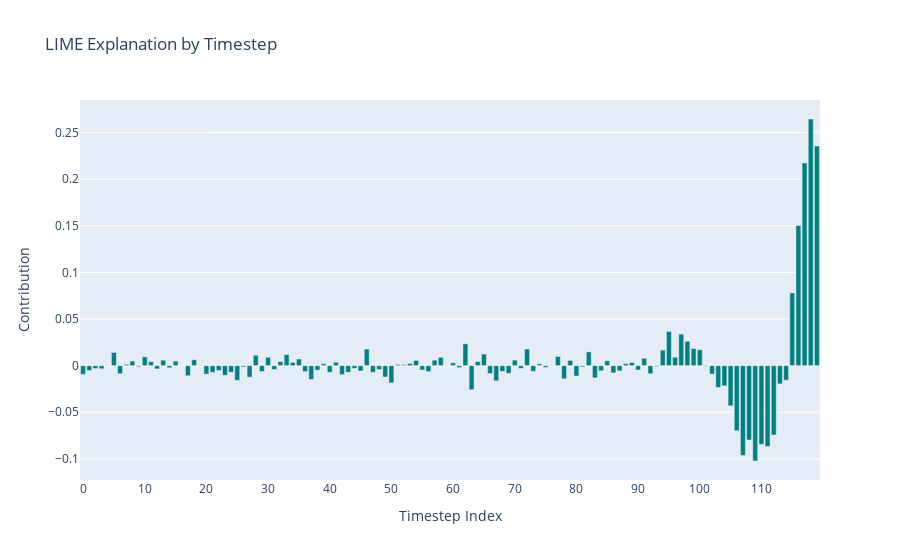

This figure's notebook cell:
### Code cell
# X_train and X_test have shape (n_samples, 120, 1)
# Reshape to 2D: each sample becomes a 1D vector with 120 timesteps.
X_train_2d = X_train.reshape(X_train.shape[0], -1)  # (n_train, 120)

# Create a feature name list for each timestep:
feature_names = [f"timestep_{i}" for i in range(120)]

# Initialize the LIME explainer for regression.
explainer_lime = LimeTabularExplainer(
    training_data=X_train_2d,
    feature_names=feature_names,
    mode='regression',
    discretize_continuous=True #For tabular data this is recommended to be True, however as this is time series data where each feature is a timestep and therefore are all in the same range, we set it to False
)

# Example: Explain a single instance from the test set

X_test_2d = X_test.reshape(X_test.shape[0], -1)     # (n_test, 120)
instance = X_test_2d[0]  # A 1D vector of shape (120,)

# Generate a LIME explanation for the selected instance.
# 'num_features' controls how many timesteps (features) will be shown in the explanation.
explanation = explainer_lime.explain_instance(instance, predict_wrapper_lstm, num_features=120)

# Get the LIME explanation as a list of tuples:
lime_explanation_list = explanation.as_list()  # e.g., [("timestep_0", 0.12), ("timestep_1", -0.05), ...]

# Convert to DataFrame:
df_lime = pd.DataFrame(lime_explanation_list, columns=["feature", "contribution"])

# Extract numeric timestep index from the feature names, assuming they follow "timestep_<number>"
df_lime["timestep_index"] = df_lime["feature"].str.extract("timestep_(\d+)").astype(int)

# Now create a Plotly bar plot using the numeric x-axis.
fig = go.Figure(data=go.Bar(
    x=df_lime["timestep_index"],
    y=df_lime["contribution"],
    marker_color="teal"
))
fig.update_layout(
    title="LIME Explanation by Timestep",
    xaxis_title="Timestep Index",
    yaxis_title="Contribution",
    xaxis=dict(tickmode="linear", dtick=10)  # dtick=10 will show ticks every 10 timesteps
)
fig.show()

### Figure 1 — Plotly figure (JSON) as saved in the notebook; plotly's stock layout.template omitted (floating-point values rounded to 4 significant figures)
{"data": [{"marker": {"color": "teal"}, "type": "bar", "x": [118, 119, 117, 116, 109, 107, 111, 110, 108, 115, 112, 106, 105, 95, 97, 98, 63, 62, 103, 104, 113, 50, 99, 72, 46, 100, 94, 67, 25, 114, 82, 37, 5, 78, 83, 65, 27, 49, 33, 28, 80, 17, 23, 77, 42, 10, 0, 20, 102, 96, 30, 58, 92, 6, 66, 69, 91, 86, 21, 40, 43, 35, 47, 24, 56, 36, 18, 29, 68, 73, 70, 13, 57, 45, 79, 54, 87, 84, 85, 1, 22, 8, 15, 38, 55, 90, 32, 64, 11, 31, 48, 41, 12, 89, 34, 3, 60, 2, 71, 44, 53, 14, 88, 61, 39, 74, 75, 7, 26, 81, 51, 9, 52, 93, 101, 59, 76, 19, 4, 16], "y": [0.2646, 0.2357, 0.2174, 0.1504, -0.1023, -0.09635, -0.08667, -0.08432, -0.07972, 0.07803, -0.07439, -0.06985, -0.04309, 0.0367, 0.03385, 0.02623, -0.02583, 0.02343, -0.02332, -0.02171, -0.01957, -0.01847, 0.01841, 0.01788, 0.01776, 0.01712, 0.01661, -0.01632, -0.01574, -0.01567, 0.01477, -0.01476, 0.01413, -0.0141, -0.01309, 0.01239, -0.01235, -0.01216, 0.01184, 0.01117, -0.0111, -0.0108, -0.01035, 0.009873, -0.009627, 0.009467, -0.009334, -0.009048, -0.008989, 0.00897, 0.008943, 0.008903, -0.008641, -0.008557, -0.008466, -0.008143, 0.007915, -0.007773, -0.007196, -0.00716, -0.007133, 0.007126, -0.0071, -0.00697, -0.006462, -0.006382, 0.006282, -0.006266, -0.006093, -0.006088, 0.005948, 0.005886, 0.00588, -0.005696, 0.005646, 0.005645, -0.005564, -0.00552, 0.005231, -0.005174, -0.005131, 0.004918, 0.004884, -0.004815, -0.004652, -0.004609, 0.004375, 0.004368, 0.004191, -0.004148, -0.004135, 0.003703, -0.00349, 0.003366, 0.003353, -0.003328, 0.003027, -0.003013, -0.002971, -0.002845, 0.002376, -0.002295, 0.002195, -0.002058, 0.002023, 0.00192, -0.001816, 0.001395, -0.001322, -0.001282, 0.001259, -0.001162, 0.001098, -0.0009158, -0.0006393, 0.0003831, -0.0003369, -0.0003274, -0.0002854, 0.0002153]}], "layout": {"title": {"text": "LIME Explanation by Timestep"}, "xaxis": {"dtick": 10, "tickmode": "linear", "title": {"text": "Timestep Index"}}, "yaxis": {"title": {"text": "Contribution"}}}}
